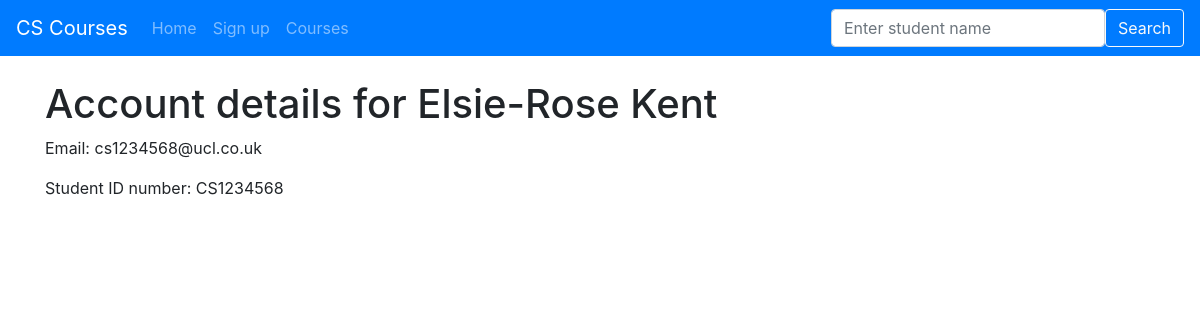
The app's page /student/Elsie-Rose Kent with its own data.
### app/models.py (models this page shows, shortened)
class Student(db.Model):
    id = db.Column(db.Integer, primary_key=True)
    student_ref = db.Column(db.Integer, nullable=False, unique=True)
    name = db.Column(db.Text, nullable=False)
    email = db.Column(db.Text)
    password = db.Column(db.Text)
    grades = db.relationship('Grade', backref='students')

### app/main/routes.py (the view)
@bp_main.route('/student/<name>')
def show_student(name):
    user = Student.query.filter_by(name=name).first_or_404(description='There is no user {}'.format(name))
    return render_template('show_student.html', user=user)

### app/templates/show_student.html (shortened to what this page needs)
{% extends "base.html" %}
{% block content %}
<h1>Account details for {{ user.name }}</h1>
<p>Email: {{ user.email }}</p>
<p>Student ID number: {{ user.student_ref }}</p>
{% endblock %}

### records on screen
Student: name "Elsie-Rose Kent", email "cs1234568@ucl.co.uk", student_ref "CS1234568"
